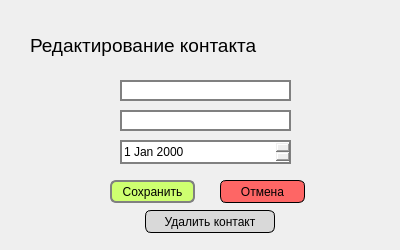
<?xml version="1.0" encoding="UTF-8"?>
<ui version="4.0">
 <class>Dialog</class>
 <widget class="QDialog" name="Dialog">
  <property name="geometry">
   <rect>
    <x>0</x>
    <y>0</y>
    <width>400</width>
    <height>250</height>
   </rect>
  </property>
  <property name="minimumSize">
   <size>
    <width>400</width>
    <height>250</height>
   </size>
  </property>
  <property name="maximumSize">
   <size>
    <width>400</width>
    <height>250</height>
   </size>
  </property>
  <property name="sizeIncrement">
   <size>
    <width>400</width>
    <height>250</height>
   </size>
  </property>
  <property name="baseSize">
   <size>
    <width>400</width>
    <height>250</height>
   </size>
  </property>
  <property name="windowTitle">
   <string>Dialog</string>
  </property>
  <widget class="QPushButton" name="cancelButton">
   <property name="geometry">
    <rect>
     <x>220</x>
     <y>180</y>
     <width>85</width>
     <height>23</height>
    </rect>
   </property>
   <property name="styleSheet">
    <string notr="true">border-radius: 6px;
background-color:#FE6665;
border: 1px solid  black;</string>
   </property>
   <property name="text">
    <string>Отмена</string>
   </property>
  </widget>
  <widget class="QLineEdit" name="userNameField">
   <property name="geometry">
    <rect>
     <x>120</x>
     <y>80</y>
     <width>171</width>
     <height>21</height>
    </rect>
   </property>
   <property name="styleSheet">
    <string notr="true">border: 2px solid  gray;
font-size:9pt;
 </string>
   </property>
   <property name="text">
    <string/>
   </property>
  </widget>
  <widget class="QLabel" name="label">
   <property name="geometry">
    <rect>
     <x>30</x>
     <y>30</y>
     <width>341</width>
     <height>31</height>
    </rect>
   </property>
   <property name="styleSheet">
    <string notr="true">font-size: 14pt;</string>
   </property>
   <property name="text">
    <string>Редактирование контакта</string>
   </property>
  </widget>
  <widget class="QDateEdit" name="birthDateField">
   <property name="geometry">
    <rect>
     <x>120</x>
     <y>140</y>
     <width>171</width>
     <height>24</height>
    </rect>
   </property>
   <property name="styleSheet">
    <string notr="true">border: 2px solid  gray;
font-size:9pt;
 </string>
   </property>
  </widget>
  <widget class="QPushButton" name="saveButton">
   <property name="geometry">
    <rect>
     <x>110</x>
     <y>180</y>
     <width>85</width>
     <height>23</height>
    </rect>
   </property>
   <property name="styleSheet">
    <string notr="true">border-radius: 6px;
background-color: #CEFF70;
border: 2px solid  gray;</string>
   </property>
   <property name="text">
    <string>Сохранить</string>
   </property>
  </widget>
  <widget class="QLineEdit" name="phoneField">
   <property name="geometry">
    <rect>
     <x>120</x>
     <y>110</y>
     <width>171</width>
     <height>21</height>
    </rect>
   </property>
   <property name="styleSheet">
    <string notr="true">border: 2px solid  gray;
font-size:9pt;
 </string>
   </property>
   <property name="text">
    <string/>
   </property>
  </widget>
  <widget class="QPushButton" name="deleteButton">
   <property name="geometry">
    <rect>
     <x>145</x>
     <y>210</y>
     <width>130</width>
     <height>23</height>
    </rect>
   </property>
   <property name="styleSheet">
    <string notr="true">border-radius: 6px;
background-color:#D9D9D9;
border: 1px solid  black;</string>
   </property>
   <property name="text">
    <string>Удалить контакт</string>
   </property>
  </widget>
 </widget>
 <resources/>
 <connections/>
</ui>
